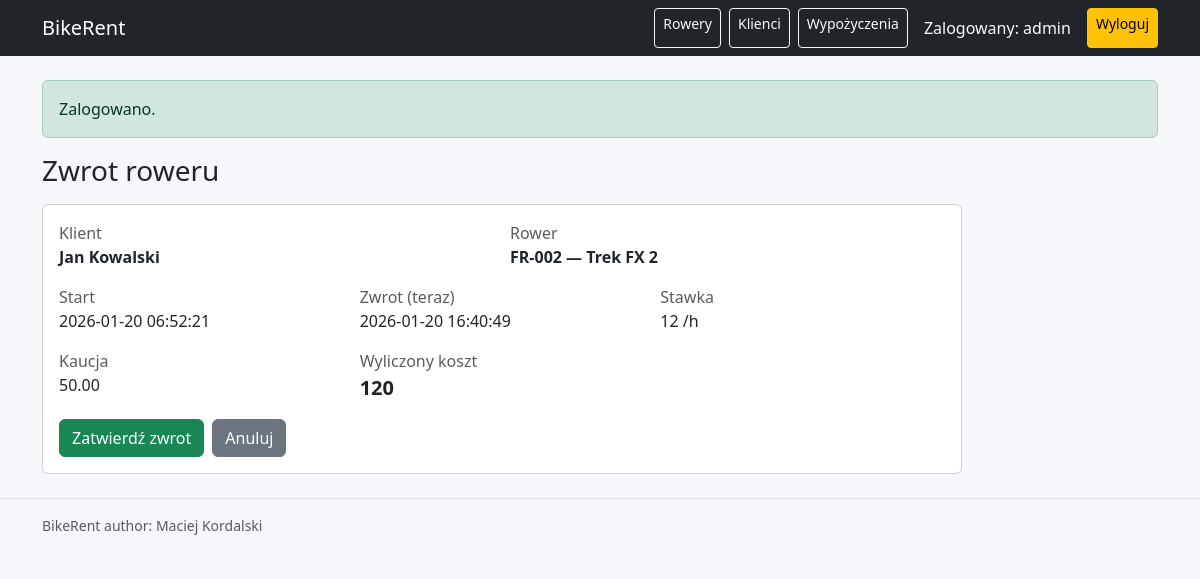
Screenshot of /rental_return.php?id=2 (signed in) with the database file from the repository.
### tables this page shows
CREATE TABLE `users` (
  `id` int(11) NOT NULL,
  `username` varchar(50) NOT NULL,
  `password_hash` varchar(255) NOT NULL,
  `role` varchar(20) NOT NULL DEFAULT 'staff',
  `created_at` timestamp NOT NULL DEFAULT current_timestamp()
);

CREATE TABLE `rentals` (
  `id` int(11) NOT NULL,
  `bike_id` int(11) NOT NULL,
  `client_id` int(11) NOT NULL,
  `user_id` int(11) NOT NULL,
  `start_at` datetime NOT NULL,
  `end_at` datetime DEFAULT NULL,
  `deposit` decimal(10,2) NOT NULL DEFAULT 0.00,
  `price_total` decimal(10,2) DEFAULT NULL,
  `status` enum('active','closed') NOT NULL DEFAULT 'active'
);

CREATE TABLE `clients` (
  `id` int(11) NOT NULL,
  `first_name` varchar(60) NOT NULL,
  `last_name` varchar(60) NOT NULL,
  `phone` varchar(30) DEFAULT NULL,
  `email` varchar(120) DEFAULT NULL,
  `created_at` timestamp NOT NULL DEFAULT current_timestamp()
);

CREATE TABLE `bikes` (
  `id` int(11) NOT NULL,
  `frame_no` varchar(50) NOT NULL,
  `model` varchar(80) NOT NULL,
  `type` varchar(30) NOT NULL,
  `hour_price` decimal(10,2) NOT NULL,
  `status` enum('available','rented','service') NOT NULL DEFAULT 'available',
  `notes` varchar(255) DEFAULT NULL,
  `created_at` timestamp NOT NULL DEFAULT current_timestamp()
);

### includes/db.php (called while the page is built, shortened)
<?php
function load_config(string $path): array {
    $cfg = parse_ini_file($path, true, INI_SCANNER_TYPED);
    return $cfg;
}
function db(): PDO {
    static $pdo = null;
    if ($pdo instanceof PDO) return $pdo;
    $cfg = load_config(__DIR__ . '/../data/config.ini')['db'];
    $dsn = "mysql:host={$cfg['host']};dbname={$cfg['name']};charset={$cfg['charset']}";
    $pdo = new PDO($dsn, $cfg['user'], $cfg['pass'], [
        PDO::ATTR_ERRMODE => PDO::ERRMODE_EXCEPTION,
        PDO::ATTR_DEFAULT_FETCH_MODE => PDO::FETCH_ASSOC,
    ]);
    return $pdo;
}

### includes/auth.php (called while the page is built, shortened)
<?php
require_once __DIR__ . '/db.php';
function current_user(): ?array {
    $stmt = db()->prepare("SELECT id, username, role FROM users WHERE id = ?");
    $stmt->execute([$_SESSION['user_id']]);
    $u = $stmt->fetch();
    return $u ?: null;
}

### includes/functions.php (called while the page is built, shortened)
<?php
function e(string $s): string { return htmlspecialchars($s, ENT_QUOTES, 'UTF-8'); }
function flash(string $key, ?string $value = null): ?string {
    $msg = $_SESSION['flash'][$key] ?? null;
    return $msg;
}
function calc_cost_by_hours(DateTime $start, DateTime $end, float $hourPrice): float {
    $diffSeconds = max(0, $end->getTimestamp() - $start->getTimestamp());
    $hours = (int)ceil($diffSeconds / 3600);
    return round($hours * $hourPrice, 2);
}

### public/rental_return.php (the view, shortened to what this page needs)
<?php
require_once __DIR__ . '/../includes/auth.php';
require_once __DIR__ . '/../includes/db.php';
require_once __DIR__ . '/../includes/functions.php';
$pdo = db();
$id = (int)($_GET['id'] ?? 0);
$stmt = $pdo->prepare("
SELECT r.*,
       b.hour_price, b.frame_no, b.model,
       c.first_name, c.last_name
FROM rentals r
JOIN bikes b ON b.id = r.bike_id
JOIN clients c ON c.id = r.client_id
WHERE r.id = ?
");
$stmt->execute([$id]);
$rental = $stmt->fetch();
$endAt = new DateTime();
$startAt = new DateTime((string)$rental['start_at']);
$hourPrice = (float)$rental['hour_price'];
$cost = calc_cost_by_hours($startAt, $endAt, $hourPrice);
require_once __DIR__ . '/../includes/header.php';
?>
<h1 class="h3 mb-3">Zwrot roweru</h1>
<div class="card card-body" style="max-width:920px">
  <div class="row g-3">
    <div class="col-md-6">
      <div class="text-muted">Klient</div>
      <div class="fw-semibold"><?= e($rental['first_name'].' '.$rental['last_name']) ?></div>
    </div>
    <div class="col-md-6">
      <div class="text-muted">Rower</div>
      <div class="fw-semibold"><?= e($rental['frame_no'].' — '.$rental['model']) ?></div>
    </div>
    <div class="col-md-4">
      <div class="text-muted">Start</div>
      <div><?= e((string)$rental['start_at']) ?></div>
    </div>
    <div class="col-md-4">
      <div class="text-muted">Zwrot (teraz)</div>
      <div><?= e($endAt->format('Y-m-d H:i:s')) ?></div>
    </div>
    <div class="col-md-4">
      <div class="text-muted">Stawka</div>
      <div><?= e((string)$hourPrice) ?> /h</div>
    </div>
    <div class="col-md-4">
      <div class="text-muted">Kaucja</div>
      <div><?= e((string)$rental['deposit']) ?></div>
    </div>
    <div class="col-md-4">
      <div class="text-muted">Wyliczony koszt</div>
      <div class="fs-5 fw-bold"><?= e((string)$cost) ?></div>
    </div>
  </div>
  <form method="post" class="mt-3 d-flex gap-2">
    <button class="btn btn-success">Zatwierdź zwrot</button>
    <a class="btn btn-secondary" href="rentals_list.php">Anuluj</a>
  </form>
</div>
<?php require_once __DIR__ . '/../includes/footer.php'; ?>

### includes/header.php (shortened to what this page needs)
<?php
require_once __DIR__ . '/functions.php';
require_once __DIR__ . '/auth.php';
$user = current_user();
?>
<!doctype html>
<html lang="pl">
<head>
  <link href="https://cdn.jsdelivr.net/npm/bootstrap@5.3.8/dist/css/bootstrap.min.css" rel="stylesheet">
  <link href="assets/style.css" rel="stylesheet">
</head>
<body>
<nav class="navbar navbar-expand-lg bg-dark navbar-dark">
  <div class="container">
    <a class="navbar-brand" href="index.php">BikeRent</a>
    <div class="d-flex gap-2">
      <?php if ($user): ?>
        <a class="btn btn-outline-light btn-sm" href="bikes_list.php">Rowery</a>
        <a class="btn btn-outline-light btn-sm" href="clients_list.php">Klienci</a>
        <a class="btn btn-outline-light btn-sm" href="rentals_list.php">Wypożyczenia</a>
        <span class="navbar-text text-light ms-2">Zalogowany: <?= e($user['username']) ?></span>
        <a class="btn btn-warning btn-sm ms-2" href="logout.php">Wyloguj</a>
      <?php else: ?>
        <a class="btn btn-outline-light btn-sm" href="login.php">Logowanie</a>
        <a class="btn btn-outline-light btn-sm" href="register.php">Rejestracja</a>
      <?php endif; ?>
    </div>
  </div>
</nav>
<main class="container my-4">
  <?php if ($m = flash('success')): ?>
    <div class="alert alert-success"><?= e($m) ?></div>
  <?php endif; ?>

### public/assets/style.css (style rules this page uses)
body { background: #f6f7fb; }

### rows the page displays
users: username "admin"
rentals: client.last_name "Jan Kowalski", bike.model "FR-002 — Trek FX 2", start_at "2026-01-20 06:52:21", bike.hour_price "12", deposit "50.00", start_at.hour_price "120"

### other values shown
$m "Zalogowano."
